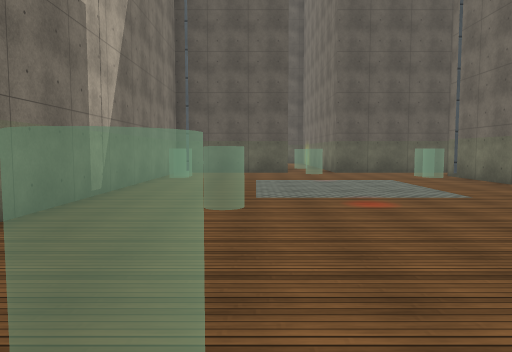
view 1 (above)

15 first-person views from a walk through a scene from a Unity 3-D project. The camera is 1.3 m above the floor, tilts 4° down and sees 70° across. The floor is counted in squares, 2 m on a side. Each view is taken from the middle of a square. On the plan, view 1 faces up. The plan holds only what a view shows up to about 11 squares ahead; the rest is blank. The place goes on beyond the plan. The player is left out. Surface patterns are stand-ins for the level's own textures.

view 2
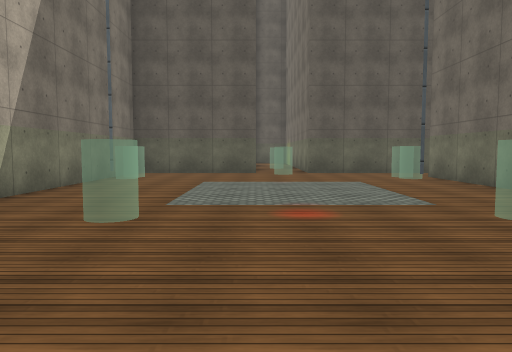

view 3
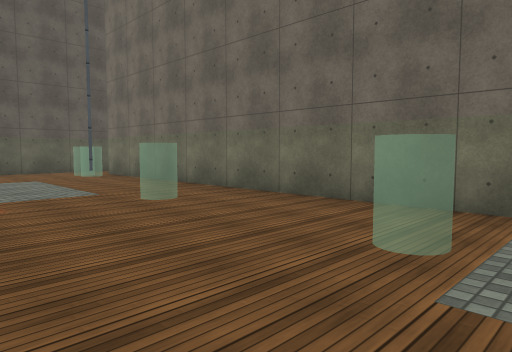

view 4
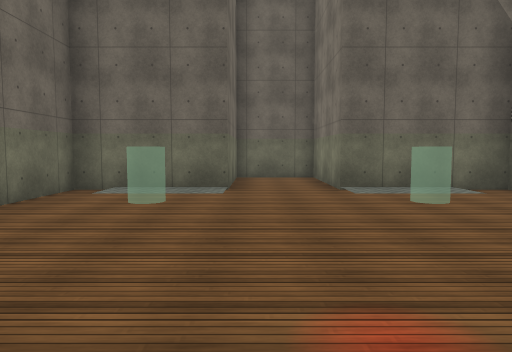

view 5
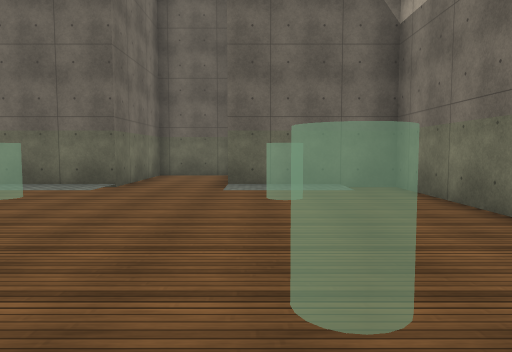

view 6
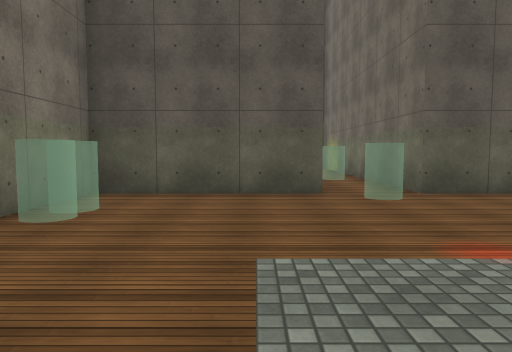

view 7
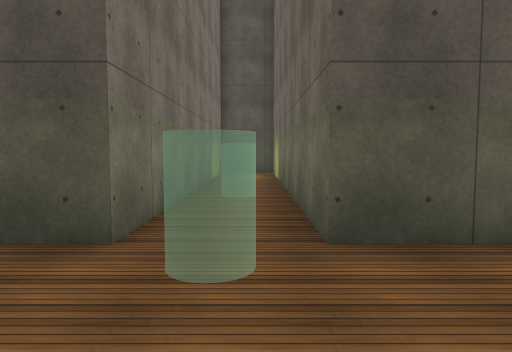

view 8
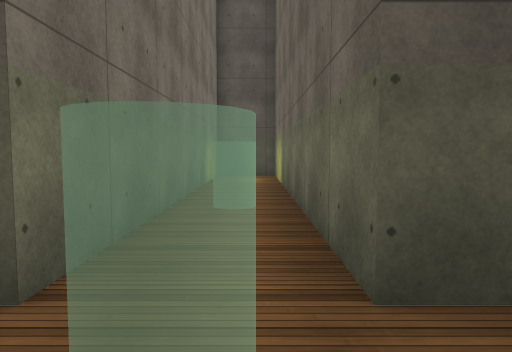

view 9
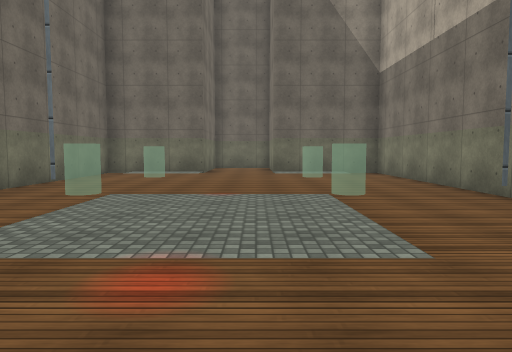

view 10
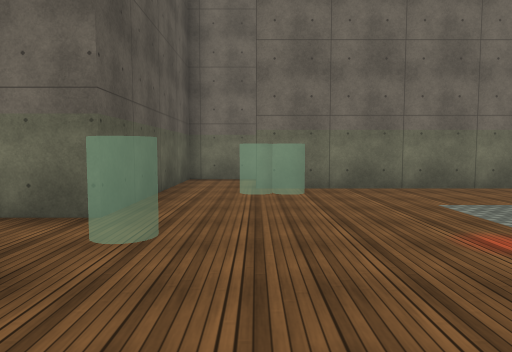

view 11
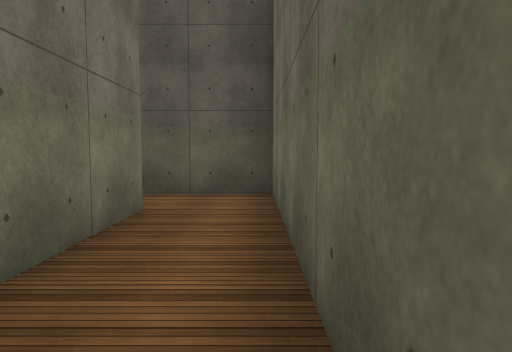

view 12
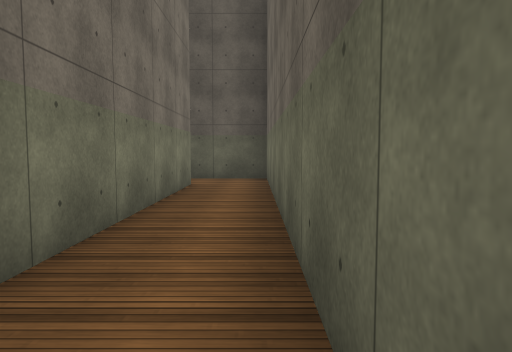

view 13
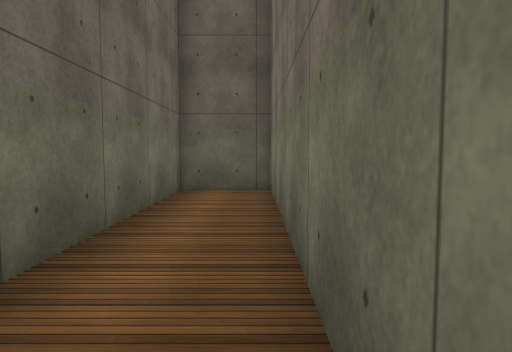

view 14
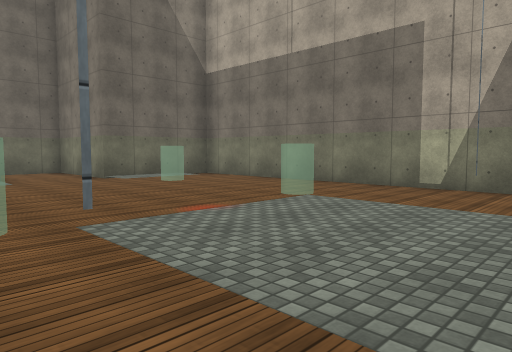

view 15
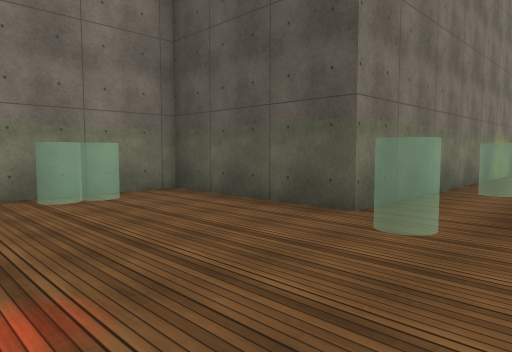

### Floor plan
Points are (right, up) in squares from view 1. A wall is a line through its corners. A room is listed if a view was taken in it or the views show most of it. See-through windows are left out.
Room 1 (views 1, 2, 3, 4, 5, 6, 7, 8, 9, 10, 14, 15)
walls: (5.6, 11.5) (2.5, 11.5) (2.5, 19.1); (2.6, 19.5) (1, 19.5) (1, 11.5) (-2.5, 11.5) (-2.5, -0.5) (0.5, -0.5) (0.5, -3.5) (2.5, -3.5) (2.5, -0.5) (5.3, -0.5) (5.3, 10)
ways out: opening at (5, 11) to room 2
Room 2 (views 11, 12, 13)
walls: (5.8, 10) (5.8, 2) (7.3, 2) (7.3, 11.5) (5.6, 11.5)
ways out: opening at (5, 11) to room 1

Positions as (right, up) in squares from view 1, and headings:
1: (0, 0), facing up
2: (1, 1), facing up
3: (1, 0), facing up-right
4: (2, 6), facing down
5: (0, 6), facing down
6: (0, 6), facing up
7: (2, 9), facing up
8: (2, 10), facing up
9: (1, 10), facing down
10: (-1, 10), facing right
11: (7, 6), facing up
12: (7, 3), facing up
13: (6, 8), facing down
14: (4, 8), facing down-left
15: (3, 8), facing up-left
